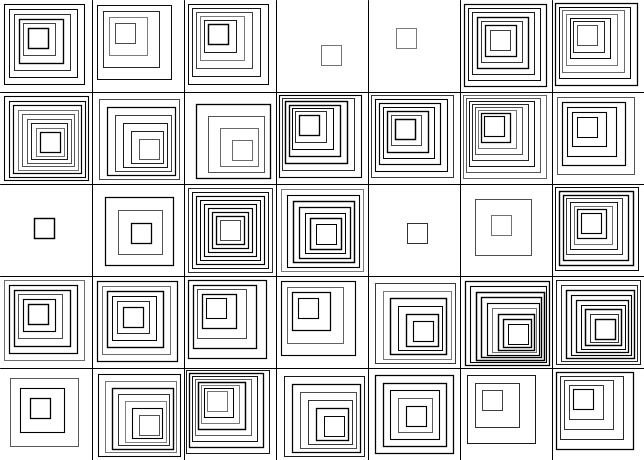
Frame 1 (no input)
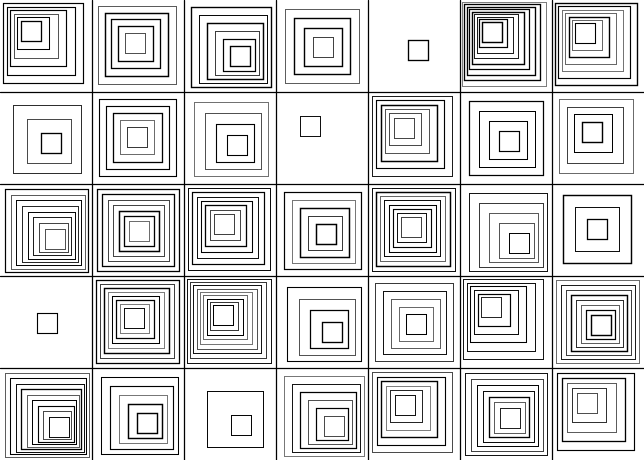
Frame 2 (the mouse pressed at the canvas centre, redrawn once)

The Processing sketch that drew these frames (run headless with seeded random() and noise(); the mouse was pressed at the canvas centre and the sketch redrawn once):

// Processing sketch: computerArtRects
// ── computerArtRects.pde
int rectWidth;
int smallRectDim = 20; // width & height of the smallest rectangle

void setup() {
  size(644, 460);
  rectWidth = width/7;
  noFill();
}

void draw() {
  background(255);
  drawLines();
  for (int y=0; y<height; y+= height/5) {
    for (int x=0; x<width; x+= rectWidth) {
      drawRects(x, y);
    }
  }
  noLoop();
}

void drawRects(int x, int y) {
  //how many rects will we have
  int howMany = (int)random(1, 10);
  
  //translate to the current sub-section of the screen
  pushMatrix();
  translate(x, y);

  //center of the square minus half of the smallest rect, 
  //since we are drawing using CORNER rectMode
  //i.e. 92/2=46 ----> 46-(20/2)=36 
  //this is where to draw a 20x20 rectangle ----> rect(36,36,20,20);
  //if you want to position it in the center of the screen
  int center = rectWidth/2-smallRectDim/2;
  
  //choose where does the small square starts, 
  //somewhere around the center with a spread of 15 on either side
  float smallStart = random(center-15, center+15);

  //what is the size of the spacing between the left side and the beginning of each rect
  //to create equal spacing
  float leftSpacing = smallStart / howMany;
  
  //what is the size of spacing between the right side and the end of each rect
  //to create equal spacing
  float rightSpacing = (rectWidth-(smallStart+smallRectDim)) / howMany;

  for (int i=0; i<howMany; i++) {
    //translate to where the small square starts
    pushMatrix();
    translate(smallStart, smallStart);
    
    //subtract from the x and y coordinate each time the left spacing times i
    float pos = -i*leftSpacing;
  
    // the size of the rect will always be the size of the small square
    //plus the left and right spacings times i
    float dim = smallRectDim+(leftSpacing+rightSpacing)*i;
    
    //random stroke weight
    strokeWeight(random(.5,1.5));
    rect(pos, pos, dim, dim) ; 
    popMatrix();
  }
  popMatrix();
}

//draw the lines for the grid
void drawLines() {
  for (int y=height/5; y<height; y+=height/5) {
    line(0, y, width, y);
  }
  for (int x=width/7; x<width; x+=width/7) {
    line(x, 0, x, height);
  }
}

void keyPressed() {
  if (key==' ')
    loop();
}
